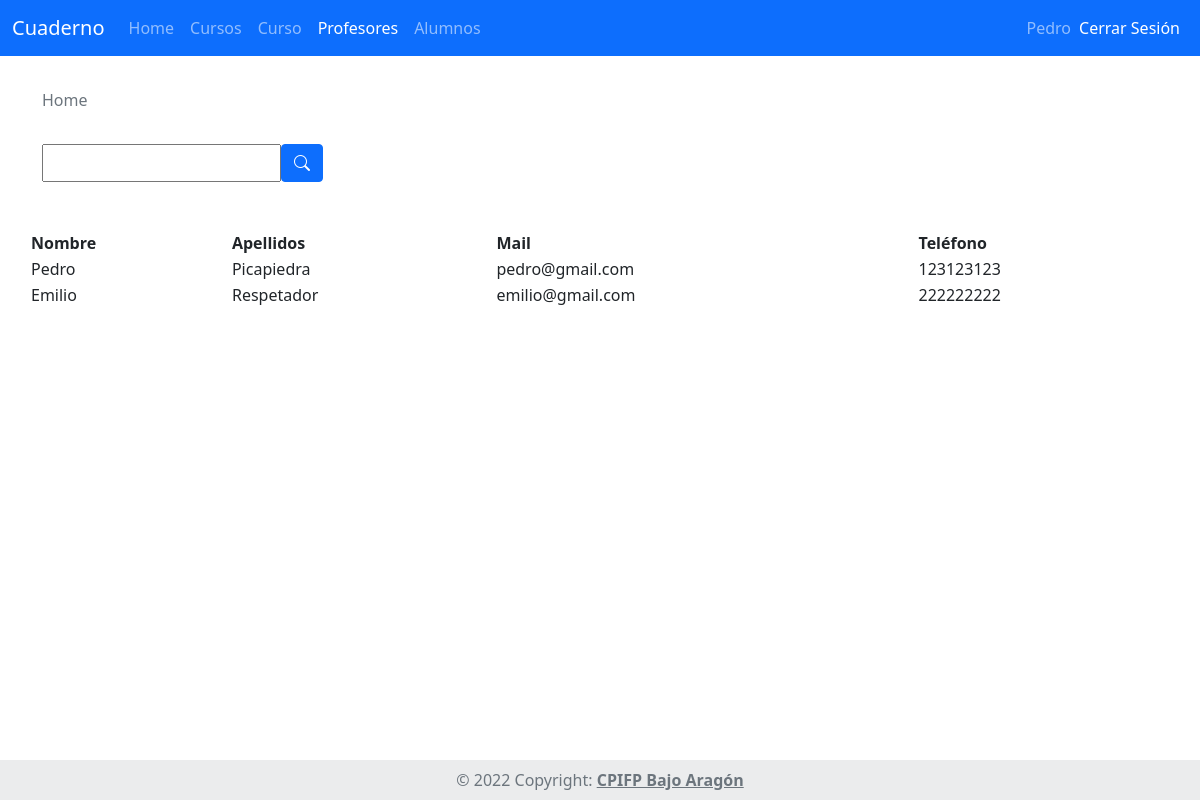
/Cuaderno/curso/ver_profesores/2 (signed in), run on the app's committed database.
### tables this page shows
CREATE TABLE `Persona` (
  `id_persona` int NOT NULL,
  `dni` varchar(9) DEFAULT NULL,
  `clave` varchar(256) NOT NULL,
  `nombre` varchar(40) NOT NULL,
  `apellidos` varchar(50) NOT NULL,
  `mail` varchar(50) NOT NULL,
  `telefono` int NOT NULL,
  `id_rol` int NOT NULL
);

### Cuaderno/App/controladores/Curso.php (called while the page is built, shortened)
<?php
class Curso extends Controlador{
    public function __construct(){
        $this->datos["menuActivo"] = "cursos";
        $this->CursoModelo = $this->Modelo('CursoModelo');
        $this->datos['rolesPermitidos'] = [1,2,3];
    }
    public function ver_profesores($id_curso) {
        $this->datos["profesores"] = $this->CursoModelo->getProfesores($id_curso);
        $this->datos["menuActivo"] = "profesor";
        $this->datos["cursoactual"]= $id_curso;
        $this->vista("/CursosProfesor/ver_profesores",$this->datos);
    }
}

### Cuaderno/App/librerias/Core.php (called while the page is built, shortened)
<?php
class Core{
    protected $metodoActual = 'index';
    public function __construct(){
        $url = $this->getUrl();
        if(isset($url[0])){
			if(file_exists('../App/controladores/'.ucwords($url[0]).'.php')){
				unset($url[0]);
			}
		}
		$this->controladorActual = new $this->controladorActual;
        if(isset($url[1])){
            if(method_exists($this->controladorActual,$url[1])){
                $this->metodoActual = $url[1];
                unset($url[1]);
            }
        }
		$this->parametros = $url ? array_values($url) : [];
		call_user_func_array([$this->controladorActual,$this->metodoActual], $this->parametros);
    }
    public function getUrl(){
        if(isset($_GET['url'])){
            $url = ltrim($_GET['url'],'/');
            $url = filter_var($url,FILTER_SANITIZE_URL);
            $url = explode('/',$url);
            return $url;
        }
    }
}

### Cuaderno/public/index.php (called while the page is built, shortened)
<?php
$iniciar = new Core;

### Cuaderno/App/librerias/Base.php (called while the page is built, shortened)
<?php
    class Base {
        private $host = DB_HOST;
        private $usuario = DB_USUARIO;
        private $password = DB_PASSWORD;
        private $nombre_base = DB_NOMBRE;
        private $charset = 'utf8mb4';
        private $dbh;
        private $stmt;
        public function __construct(){
            $dsn = "mysql:host=$this->host;dbname=$this->nombre_base;charset=$this->charset";
            $opciones = array(
                PDO::ATTR_PERSISTENT => true,
                PDO::ATTR_ERRMODE => PDO::ERRMODE_EXCEPTION
            );
            try {
                $this->dbh = new PDO($dsn, $this->usuario, $this->password, $opciones);
            } catch (PDOException $e) {
                $this->error = $e->getMessage();
                echo $this->error;
            }
        }
        public function query($sql){
            $this->stmt = $this->dbh->prepare($sql);
        }
        public function bind($parametro,$valor,$tipo = null){
            if (is_null($tipo)) {
                switch (true) {
                    default:
                        $tipo = PDO::PARAM_STR;
                        break;
                }
            }
            $this->stmt->bindValue($parametro,$valor,$tipo);
        }
        public function execute(){
            return $this->stmt->execute();
        }
        public function registros(){
            $this->execute();
            return $this->stmt->fetchAll(PDO::FETCH_OBJ);
        }
    }

### Cuaderno/App/modelos/CursoModelo.php (called while the page is built, shortened)
<?php
class CursoModelo {
    private $db;
    public function __construct(){
        $this->db = new Base;
    }
    public function getProfesores($id_curso){
        $this->db->query("SELECT Per.* FROM Persona Per
                        INNER JOIN Profesor Pro
                        INNER JOIN Participar_Profesor P
                        WHERE Pro.id_profesor = P.id_profesor AND P.id_curso = :id_curso AND Per.id_persona=Pro.id_profesor");
        $this->db->bind(':id_curso',trim($id_curso));
        return $this->db->registros();
    }
}

### Cuaderno/App/vistas/CursosProfesor/ver_profesores.php (the view, shortened to what this page needs)
<?php require_once RUTA_APP.'/vistas/inc/header_curso.php'; ?>
<div class="container">
    <nav aria-label="breadcrumb">
        <ol class="breadcrumb mt-3">
            <li class="breadcrumb-item active" aria-current="page">Home</li>
        </ol>
    </nav>
    <div class="row">
        <div class="col-4">
            <div class="d-flex mt-3">
                <input type="text"> </input>
                <button type="submit" class="btn btn-primary"> <i class="bi bi-search"></i> </button>
            </div>
        </div>
    </div>
    <div class="mt-5">
        <div class="row d-flex justify-content-end">
            <table>
                <tr>
                    <th> Nombre </th>
                    <th> Apellidos </th>
                    <th> Mail </th>
                    <th> Teléfono </th>
                </tr>
                <?php foreach($datos['profesores'] as $profesor): ?>
                    <tr>
                        <td> <?php echo $profesor->nombre ?> </td>
                        <td> <?php echo $profesor->apellidos ?> </td>
                        <td> <?php echo $profesor->mail ?> </td>
                        <td> <?php echo $profesor->telefono ?> </td>
                    </tr>
                <?php endforeach ?>
            </table>
        </div>
    </div>
</div>
<?php require_once RUTA_APP.'/vistas/inc/footer.php' ?>

### Cuaderno/App/vistas/inc/header_curso.php (shortened to what this page needs)
<!DOCTYPE html>
<html lang="es">
<head>
    <link href="https://cdn.jsdelivr.net/npm/bootstrap@5.0.2/dist/css/bootstrap.min.css" rel="stylesheet">
    <link rel="stylesheet" href="https://cdn.jsdelivr.net/npm/bootstrap-icons@1.10.2/font/bootstrap-icons.css">
    <link rel="stylesheet" href="<?php echo RUTA_URL?>/css/estilos.css">
</head>
<body>
    <nav class="navbar navbar-expand-lg navbar-dark bg-primary fixed-top">
        <div class="container-fluid">
            <a class="navbar-brand" href="<?php echo RUTA_URL ?>/">Cuaderno</a>
            <div class="collapse navbar-collapse" id="navbarNav">
                <ul class="navbar-nav">
                    <li class="nav-item">
                        <?php if (isset($datos['menuActivo']) && $datos['menuActivo'] == 'home' ): ?>
                            <a class="nav-link active" aria-current="page" href="<?php echo RUTA_URL ?>">Home</a>
                        <?php else: ?>
                            <a class="nav-link" aria-current="page" href="<?php echo RUTA_URL ?>">Home</a>
                        <?php endif ?>
                    </li>
                    <li class="nav-item">
                        <?php if (isset($datos['menuActivo']) && $datos['menuActivo'] == 'cursos' ): ?>
                            <a class="nav-link active" href="<?php echo RUTA_URL ?>/curso/">Cursos</a>
                        <?php else: ?>
                            <a class="nav-link" href="<?php echo RUTA_URL ?>/curso/">Cursos</a>
                        <?php endif ?>
                    </li>
                    <li class="nav-item">
                        <?php if (isset($datos['menuActivo']) && $datos['menuActivo'] == 'curso' ): ?>
                            <a class="nav-link active" href="<?php echo RUTA_URL?>/curso/ver_curso/<?php echo $datos["cursoactual"];?>/">Curso</a>
                        <?php else: ?>
                            <a class="nav-link" href="<?php echo RUTA_URL?>/curso/ver_curso/<?php echo $datos["cursoactual"];?>">Curso</a>
                        <?php endif ?>
                    </li>
                    <li class="nav-item">
                        <?php if (isset($datos['menuActivo']) && $datos['menuActivo'] == 'profesor' ): ?>
                            <a class="nav-link active" href="<?php echo RUTA_URL?>/curso/ver_profesores/<?php echo $datos["cursoactual"];?>">Profesores</a>
                        <?php else: ?>
                            <a class="nav-link" href="<?php echo RUTA_URL?>/curso/ver_profesores/<?php echo $datos["cursoactual"];?>">Profesores</a>
                        <?php endif ?>
                    </li>
                    <li class="nav-item">
                        <?php if (isset($datos['menuActivo']) && $datos['menuActivo'] == 'alumno' ): ?>
                            <a class="nav-link active" href="<?php echo RUTA_URL?>/curso/ver_alumnos/<?php echo $datos["cursoactual"];?>">Alumnos</a>
                        <?php else: ?>
                            <a class="nav-link" href="<?php echo RUTA_URL?>/curso/ver_alumnos/<?php echo $datos["cursoactual"];?>">Alumnos</a>
                        <?php endif ?>
                    </li>
                </ul>
                <ul class="navbar-nav ms-auto mb-2 mb-md-0">
                    <li class="navbar-text">
                        <?php echo $datos['usuarioSesion']->nombre ?>
                    </li>
                    <li class="nav-item">
                        <a class="nav-link active" aria-current="page"
                            href="<?php echo RUTA_URL ?>/login/logout">Cerrar Sesión</a>
                    </li>
                </ul>
            </div>
        </div>
    </nav>
    <br><br><br>

### data on the page
persona: nombre "Pedro", apellidos "Picapiedra", mail "pedro@gmail.com", telefono "123123123"
persona: nombre "Emilio", apellidos "Respetador", mail "emilio@gmail.com", telefono "222222222"
